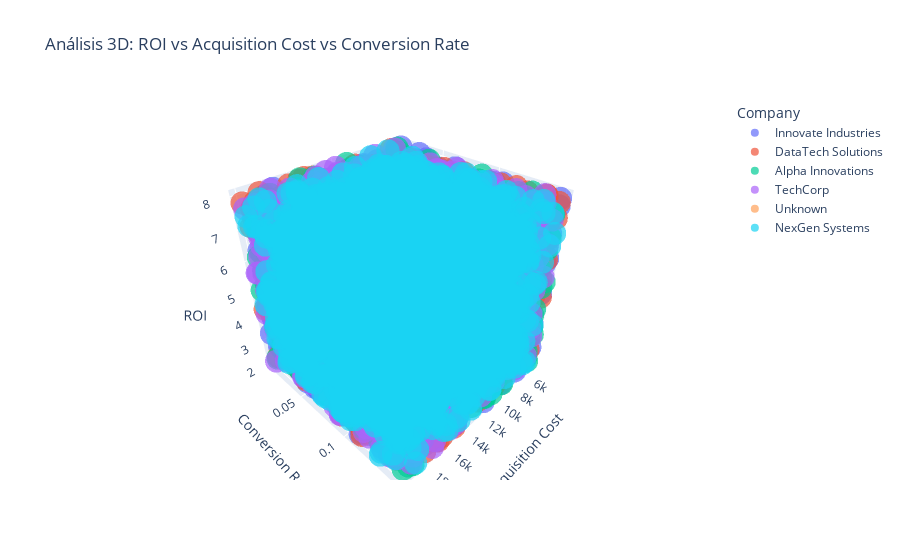

The cell this chart's notebook holds for it:
### Code cell
#Relación entre rentabilidad, coste y tasa de conversión
datos_3d={
    "ROI": last_month_df["ROI"],
    "Acquisition_Cost": last_month_df["Acquisition_Cost"],
    "Conversion_Rate": last_month_df["Conversion_Rate"],
    "Company": last_month_df["Company"]
}

df_3d = pd.DataFrame(datos_3d)

fig = px.scatter_3d(df_3d,
                   x='Acquisition_Cost',
                   y='Conversion_Rate',
                   z='ROI',
                   color='Company',
                   title='Análisis 3D: ROI vs Acquisition Cost vs Conversion Rate',
                   opacity=0.7)

fig.update_layout(
    scene=dict(
        xaxis_title='Acquisition Cost',
        yaxis_title='Conversion Rate',
        zaxis_title='ROI'
    ),
    legend_title='Company'
)

fig.show()

### Figure 1 — Plotly figure (JSON) as saved in the notebook; plotly's stock layout.template omitted (floating-point values rounded to 4 significant figures; data arrays with more than 128 entries replaced by an {"elided": "..."} marker saying what was removed)
{"data": [{"hovertemplate": "Company=Innovate Industries<br>Acquisition_Cost=%{x}<br>Conversion_Rate=%{y}<br>ROI=%{z}<extra></extra>", "legendgroup": "Innovate Industries", "marker": {"color": "#636efa", "opacity": 0.7, "symbol": "circle"}, "mode": "markers", "name": "Innovate Industries", "scene": "scene", "showlegend": true, "type": "scatter3d", "x": {"elided": "3359 float values"}, "y": {"elided": "3359 float values"}, "z": {"elided": "3359 float values"}}, {"hovertemplate": "Company=DataTech Solutions<br>Acquisition_Cost=%{x}<br>Conversion_Rate=%{y}<br>ROI=%{z}<extra></extra>", "legendgroup": "DataTech Solutions", "marker": {"color": "#EF553B", "opacity": 0.7, "symbol": "circle"}, "mode": "markers", "name": "DataTech Solutions", "scene": "scene", "showlegend": true, "type": "scatter3d", "x": {"elided": "3475 float values"}, "y": {"elided": "3475 float values"}, "z": {"elided": "3475 float values"}}, {"hovertemplate": "Company=Alpha Innovations<br>Acquisition_Cost=%{x}<br>Conversion_Rate=%{y}<br>ROI=%{z}<extra></extra>", "legendgroup": "Alpha Innovations", "marker": {"color": "#00cc96", "opacity": 0.7, "symbol": "circle"}, "mode": "markers", "name": "Alpha Innovations", "scene": "scene", "showlegend": true, "type": "scatter3d", "x": {"elided": "3476 float values"}, "y": {"elided": "3476 float values"}, "z": {"elided": "3476 float values"}}, {"hovertemplate": "Company=TechCorp<br>Acquisition_Cost=%{x}<br>Conversion_Rate=%{y}<br>ROI=%{z}<extra></extra>", "legendgroup": "TechCorp", "marker": {"color": "#ab63fa", "opacity": 0.7, "symbol": "circle"}, "mode": "markers", "name": "TechCorp", "scene": "scene", "showlegend": true, "type": "scatter3d", "x": {"elided": "3361 float values"}, "y": {"elided": "3361 float values"}, "z": {"elided": "3361 float values"}}, {"hovertemplate": "Company=Unknown<br>Acquisition_Cost=%{x}<br>Conversion_Rate=%{y}<br>ROI=%{z}<extra></extra>", "legendgroup": "Unknown", "marker": {"color": "#FFA15A", "opacity": 0.7, "symbol": "circle"}, "mode": "markers", "name": "Unknown", "scene": "scene", "showlegend": true, "type": "scatter3d", "x": [10540.0], "y": [0.04], "z": [5.55]}, {"hovertemplate": "Company=NexGen Systems<br>Acquisition_Cost=%{x}<br>Conversion_Rate=%{y}<br>ROI=%{z}<extra></extra>", "legendgroup": "NexGen Systems", "marker": {"color": "#19d3f3", "opacity": 0.7, "symbol": "circle"}, "mode": "markers", "name": "NexGen Systems", "scene": "scene", "showlegend": true, "type": "scatter3d", "x": {"elided": "3294 float values"}, "y": {"elided": "3294 float values"}, "z": {"elided": "3294 float values"}}], "layout": {"legend": {"title": {"text": "Company"}, "tracegroupgap": 0}, "scene": {"domain": {"x": [0, 1], "y": [0, 1]}, "xaxis": {"title": {"text": "Acquisition Cost"}}, "yaxis": {"title": {"text": "Conversion Rate"}}, "zaxis": {"title": {"text": "ROI"}}}, "title": {"text": "Análisis 3D: ROI vs Acquisition Cost vs Conversion Rate"}}}
